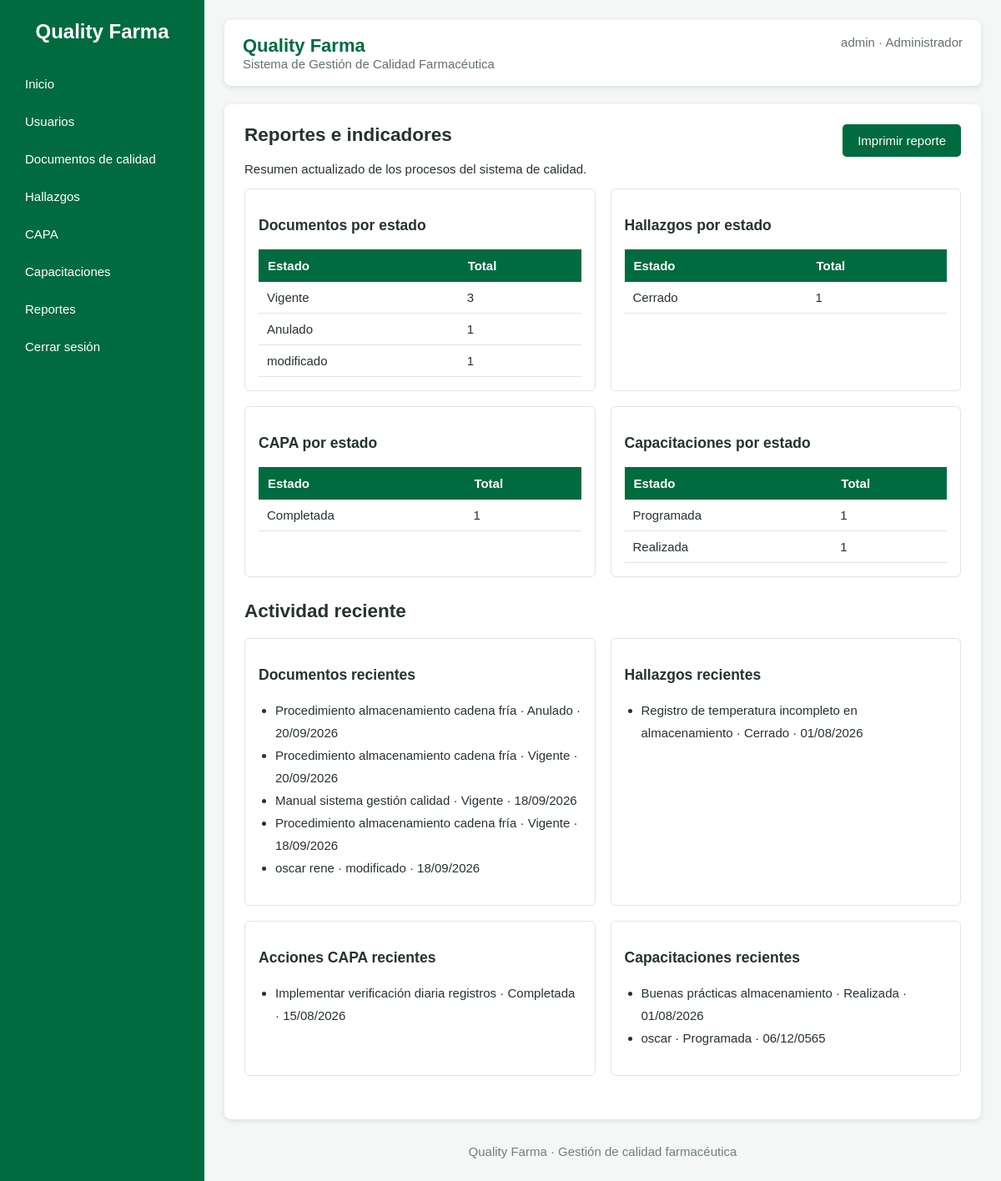
Page /reportes/ (signed in) on the committed database.
### gestion/models.py (models this page shows)
class Documento(models.Model):
	nombre = models.CharField(max_length=200)
	codigo = models.CharField(max_length=50)
	version = models.CharField(max_length=20)
	estado = models.CharField(max_length=50, default='Vigente')
	archivo = models.FileField(upload_to='documentos/', validators=[FileExtensionValidator(allowed_extensions=['pdf', 'doc', 'docx'])], blank=True, null=True)
	subido_por = models.ForeignKey('Usuario', on_delete=models.SET_NULL, null=True, blank=True, related_name='documentos_subidos')
	fecha_subida = models.DateTimeField(auto_now_add=True, null=True)
	fecha_creacion = models.DateField(auto_now_add=True)
	class Meta:
		db_table = 'documentos'
		ordering = ['-fecha_creacion', 'nombre']

class Hallazgo(models.Model):
	descripcion = models.TextField()
	area = models.CharField(max_length=120)
	responsable = models.CharField(max_length=150)
	estado = models.CharField(max_length=50, default='Abierto')
	fecha = models.DateField()
	class Meta:
		db_table = 'hallazgos'
		ordering = ['-fecha', '-id']

class Capa(models.Model):
	hallazgo = models.CharField(max_length=250)
	accion = models.TextField()
	responsable = models.CharField(max_length=150)
	estado = models.CharField(max_length=50, default='Pendiente')
	fecha = models.DateField()
	class Meta:
		db_table = 'capa'
		ordering = ['-fecha', '-id']

class Capacitacion(models.Model):
	nombre = models.CharField(max_length=200)
	responsable = models.CharField(max_length=150)
	participantes = models.CharField(max_length=50)
	estado = models.CharField(max_length=50, default='Programada')
	fecha = models.DateField()
	class Meta:
		db_table = 'capacitaciones'
		ordering = ['-fecha', '-id']

### gestion/views.py (the view)
# urls.py: path('reportes/', views.reportes, name='reportes'),
@requiere_permiso('reportes')
def reportes(request):
	groups = [('Documentos por estado', Documento), ('Hallazgos por estado', Hallazgo), ('CAPA por estado', Capa), ('Capacitaciones por estado', Capacitacion)]
	resumenes = [(title, model.objects.values('estado').annotate(total=Count('id')).order_by('-total', 'estado')) for title, model in groups]
	recientes = [
		('Documentos recientes', [{'nombre': row.nombre, 'estado': row.estado, 'fecha': row.fecha_creacion} for row in Documento.objects.all()[:5]]),
		('Hallazgos recientes', [{'nombre': row.descripcion, 'estado': row.estado, 'fecha': row.fecha} for row in Hallazgo.objects.all()[:5]]),
		('Acciones CAPA recientes', [{'nombre': row.accion, 'estado': row.estado, 'fecha': row.fecha} for row in Capa.objects.all()[:5]]),
		('Capacitaciones recientes', [{'nombre': row.nombre, 'estado': row.estado, 'fecha': row.fecha} for row in Capacitacion.objects.all()[:5]]),
	]
	return render(request, 'gestion/reportes.html', {'resumenes': resumenes, 'recientes': recientes})

### gestion/context_processors.py (called while the page is built)
def permisos(request):
    rol = rol_actual(request)
    return {
        'permisos': PERMISOS_ROL.get(rol, PERMISOS_ROL['Consultor']),
        'rol_usuario': rol,
        'modulos_visibles': [modulo for modulo in ('usuarios', 'documentos', 'hallazgos', 'capa', 'capacitaciones') if tiene_permiso(request, modulo)],
        'puede_reportes': tiene_permiso(request, 'reportes'),
        'puede_descargar_reportes': tiene_permiso(request, 'reportes', 'descargar'),
    }

### gestion/views.py (called while the page is built)
def rol_actual(request):
	return request.session.get('usuario_rol', 'Consultor')

def tiene_permiso(request, modulo, accion='ver'):
	permisos = PERMISOS_ROL.get(rol_actual(request), PERMISOS_ROL['Consultor'])
	return accion in permisos.get('*', set()) or accion in permisos.get(modulo, set())

def requiere_permiso(modulo, accion='ver'):
	def decorador(view):
		@wraps(view)
		def protegida(request, *args, **kwargs):
			modulo_real = modulo or kwargs.get('module')
			if not request.session.get('usuario_id'):
				return redirect('login')
			if not tiene_permiso(request, modulo_real, accion):
				messages.error(request, 'No tienes permiso para realizar esta acción.')
				return redirect('dashboard')
			return view(request, *args, **kwargs)
		return protegida
	return decorador

### templates/gestion/reportes.html
{% extends 'gestion/base.html' %}{% block title %}Reportes - Quality Farma{% endblock %}{% block content %}<section class="panel"><div class="section-head"><div><h1>Reportes e indicadores</h1><p>Resumen actualizado de los procesos del sistema de calidad.</p></div>{% if puede_descargar_reportes %}<a class="button" href="{% url 'descargar_reportes' %}">Descargar informe</a>{% endif %}<button onclick="window.print()">Imprimir reporte</button></div><div class="report-grid">{% for title, rows in resumenes %}<article><h3>{{ title }}</h3><table><thead><tr><th>Estado</th><th>Total</th></tr></thead><tbody>{% for row in rows %}<tr><td>{{ row.estado }}</td><td>{{ row.total }}</td></tr>{% empty %}<tr><td colspan="2">Sin datos</td></tr>{% endfor %}</tbody></table></article>{% endfor %}</div><h2>Actividad reciente</h2><div class="report-grid">{% for title, rows in recientes %}<article><h3>{{ title }}</h3><ul>{% for row in rows %}<li>{{ row.nombre }} · {{ row.estado }} · {{ row.fecha|date:'d/m/Y' }}</li>{% empty %}<li>Sin registros recientes.</li>{% endfor %}</ul></article>{% endfor %}</div></section>{% endblock %}

### templates/gestion/base.html
{% load static %}<!doctype html>
<html lang="es"><head><meta charset="utf-8"><meta name="viewport" content="width=device-width, initial-scale=1"><title>{% block title %}Quality Farma{% endblock %}</title><link rel="stylesheet" href="{% static 'gestion/estilos.css' %}"></head><body><div class="layout"><aside class="sidebar"><div class="logo">Quality Farma</div><a href="{% url 'dashboard' %}">Inicio</a>{% if 'usuarios' in modulos_visibles %}<a href="{% url 'module_list' 'usuarios' %}">Usuarios</a>{% endif %}{% if 'documentos' in modulos_visibles %}<a href="{% url 'module_list' 'documentos' %}">Documentos de calidad</a>{% endif %}{% if 'hallazgos' in modulos_visibles %}<a href="{% url 'module_list' 'hallazgos' %}">Hallazgos</a>{% endif %}{% if 'capa' in modulos_visibles %}<a href="{% url 'module_list' 'capa' %}">CAPA</a>{% endif %}{% if 'capacitaciones' in modulos_visibles %}<a href="{% url 'module_list' 'capacitaciones' %}">Capacitaciones</a>{% endif %}{% if puede_reportes %}<a href="{% url 'reportes' %}">Reportes</a>{% endif %}<a href="{% url 'logout' %}">Cerrar sesión</a></aside><main class="content"><header><div><strong>Quality Farma</strong><span>Sistema de Gestión de Calidad Farmacéutica</span></div>{% if request.session.usuario_nombre %}<span>{{ request.session.usuario_nombre }} · {{ rol_usuario }}</span>{% endif %}</header>{% for message in messages %}<div class="message">{{ message }}</div>{% endfor %}{% block content %}{% endblock %}<footer>Quality Farma · Gestión de calidad farmacéutica</footer></main></div></body></html>

### static/gestion/estilos.css (style rules this page uses)
* { box-sizing:border-box }
body { margin:0;background:#f4f7f6;color:#26332e;font:15px Arial,sans-serif }
.layout { display:flex;min-height:100vh }
.sidebar { width:245px;background:#006b3f;color:#fff;padding:24px 16px }
.logo { font-size:24px;font-weight:bold;text-align:center;margin-bottom:28px }
.sidebar a { display:block;color:#fff;text-decoration:none;padding:12px 14px;border-radius:5px;margin:4px 0 }
.content { flex:1;padding:24px;max-width:1400px }
header { background:#fff;padding:18px 22px;border-radius:8px;margin-bottom:22px;box-shadow:0 2px 6px #d8dfdb;display:flex;justify-content:space-between;gap:16px }
header strong { display:block;font-size:22px;color:#006b3f }
header span { color:#63716b }
.welcome,.panel { background:#fff;border-radius:8px;padding:24px;box-shadow:0 2px 6px #d8dfdb;margin-bottom:22px }
.section-head { display:flex;justify-content:space-between;align-items:start;gap:16px }
h1 { margin-top:0 }
button,.button { display:inline-block;border:0;border-radius:5px;background:#006b3f;color:#fff;padding:11px 18px;text-decoration:none;cursor:pointer;font-size:15px }
table { width:100%;border-collapse:collapse;background:#fff;margin-top:18px }
th { background:#006b3f;color:#fff;text-align:left;padding:11px }
td { padding:10px;border-bottom:1px solid #e0e5e2 }
.report-grid { display:grid;grid-template-columns:repeat(auto-fit,minmax(280px,1fr));gap:18px;margin-bottom:28px }
.report-grid article { border:1px solid #e0e5e2;padding:16px;border-radius:6px }
.report-grid table { margin-top:8px }
.report-grid ul { padding-left:20px;line-height:1.8 }
footer { text-align:center;color:#718078;margin:30px 0 }

### rows in the picture
Documento: estado "Vigente", total "3", nombre "Manual sistema gestión calidad", estado "Vigente", fecha "18/09/2026"
Documento: estado "Anulado", total "1", nombre "Procedimiento almacenamiento cadena fría", estado "Anulado", fecha "20/09/2026"
Documento: estado "modificado", total "1", nombre "oscar rene", estado "modificado", fecha "18/09/2026"
Hallazgo: estado "Cerrado", total "1", nombre "Registro de temperatura incompleto en almacenamiento", estado "Cerrado", fecha "01/08/2026"
Capa: estado "Completada", total "1", nombre "Implementar verificación diaria registros", estado "Completada", fecha "15/08/2026"
Capacitacion: estado "Programada", total "1", nombre "oscar", estado "Programada", fecha "06/12/0565"
Capacitacion: estado "Realizada", total "1", nombre "Buenas prácticas almacenamiento", estado "Realizada", fecha "01/08/2026"
Documento: nombre "Procedimiento almacenamiento cadena fría", estado "Vigente", fecha "20/09/2026"
Documento: nombre "Procedimiento almacenamiento cadena fría", estado "Vigente", fecha "18/09/2026"

### other values in the picture
{{ request.session.usuario_nombre }} "admin"
{{ rol_usuario }} "Administrador"
{{ title }} "Documentos por estado" "Hallazgos por estado" "CAPA por estado" "Capacitaciones por estado"
{{ title }} "Documentos recientes" "Hallazgos recientes" "Acciones CAPA recientes" "Capacitaciones recientes"
